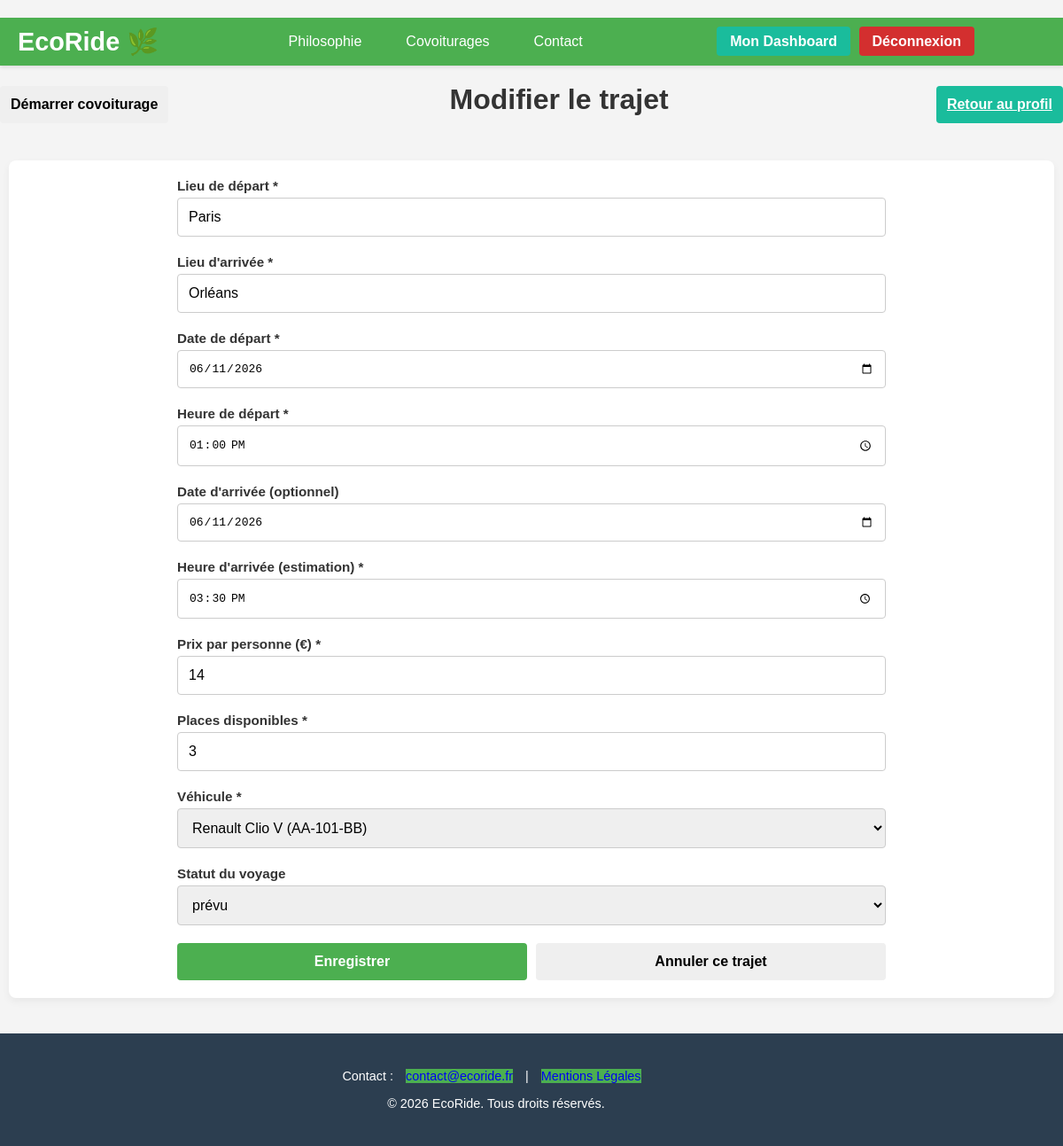
Page /public/index.php?p=trajets.edit&id=11 (signed in) on the committed database.
### tables this page shows
CREATE TABLE IF NOT EXISTS `covoiturage` (
  `covoiturage_id` INT NOT NULL AUTO_INCREMENT,
  `date_depart` DATE NOT NULL,
  `heure_depart` TIME NOT NULL,  
  `lieu_depart` VARCHAR(50) NOT NULL,
  `date_arrivee` DATE NULL,
  `heure_arrivee` TIME NULL,	 
  `lieu_arrivee` VARCHAR(50) NOT NULL,
  `statut_covoiturage_id` INT NOT NULL,  
  `avis_covoiturage_id` INT NULL,  
  `nb_place` INT NOT NULL,
  `prix_personne` FLOAT NOT NULL,
  `voiture_id` INT NOT NULL,  
  PRIMARY KEY (`covoiturage_id`),
  INDEX `fk_covoiturage_voiture_utilise_idx` (`voiture_id` ASC),
  INDEX `fk_statut_covoiturage_idx` (`statut_covoiturage_id` ASC),
  INDEX `fk_avis_covoiturage_idx` (`avis_covoiturage_id` ASC),
  CONSTRAINT `fk_covoiturage_voiture_utilise`
    FOREIGN KEY (`voiture_id`)
    REFERENCES `voiture` (`voiture_id`),
  CONSTRAINT `fk_statut_covoiturage_id`
    FOREIGN KEY (`statut_covoiturage_id`)
    REFERENCES `statut_covoiturage` (`statut_covoiturage_id`),
  CONSTRAINT `fk_avis_covoiturage_id`
    FOREIGN KEY (`avis_covoiturage_id`)
    REFERENCES `avis_covoiturage` (`avis_covoiturage_id`)
);

CREATE TABLE IF NOT EXISTS `voiture` (
  `voiture_id` INT NOT NULL AUTO_INCREMENT,
  `modele` VARCHAR(50) NOT NULL,
  `immatriculation` VARCHAR(50) NOT NULL UNIQUE,
  `energie` VARCHAR(50) NOT NULL,
  `couleur` VARCHAR(50) NULL,
  `date_premiere_immatriculation` VARCHAR(50) NULL,  
  `marque_id` INT NOT NULL,  
  `utilisateur_id` INT NOT NULL,
  PRIMARY KEY (`voiture_id`),
  INDEX `fk_voiture_marque_detient_idx` (`marque_id` ASC),
  INDEX `fk_voiture_utilisateur_idx` (`utilisateur_id` ASC),
  CONSTRAINT `fk_voiture_marque_detient`
    FOREIGN KEY (`marque_id`)
    REFERENCES `marque` (`marque_id`),
  CONSTRAINT `fk_voiture_utilisateur` 
	FOREIGN KEY (`utilisateur_id`) 
    REFERENCES `utilisateur` (`utilisateur_id`)
);

CREATE TABLE IF NOT EXISTS `marque` (
  `marque_id` INT NOT NULL AUTO_INCREMENT,
  `libelle` VARCHAR(50) NOT NULL UNIQUE,
  PRIMARY KEY (`marque_id`)
);

### core/Controller/Controller.php (called while the page is built, shortened)
<?php
class Controller
{
    protected $viewPath;
    protected function render($view, $variables = [])
    {
        extract($variables);
        require($this->viewPath . str_replace('.', '/', $view) . '.php');
    }
}

### app/Controller/TrajetsController.php (called while the page is built, shortened)
<?php
class TrajetsController extends AppController
{
    public function edit()
    {
        $id = intval($_GET['id']);
        $trajet = $this->Covoiturage->findWithDetails($id);
        $voitures = $this->Voiture->getVoituresByUserId($_SESSION['auth']);
        $statuts = $this->Covoiturage->getListStatuts();
        $this->render('trajets.nouveau.edit', compact('form', 'trajet', 'voitures', 'statuts'));
    }
}

### core/Model/Model.php (called while the page is built, shortened)
<?php
class Model
{
    protected $db;
    public function __construct(Database $db)
    {
        $this->db = $db;
    }
    public function query($statement, $attributes = null, $one = false)
    {
        $classe_name = str_replace('Model', 'Entity', get_class($this));
        if ($attributes) {
            return $this->db->prepare(
                $statement,
                $attributes,
                $classe_name,
                $one
            );
        } else {
            return $this->db->query(
                $statement,
                $classe_name,
                $one
            );
        }
    }
}

### core/Database/MysqlDatabase.php (called while the page is built, shortened)
<?php
class MysqlDatabase extends Database
{
    private $dbname;
    private $dbusername;
    private $dbpassword;
    private $dbhost;
    private $pdo;
    public function __construct($dbname = '', $dbusername = 'root', $dbpassword = '', $dbhost = 'localhost')
    {
        $this->dbname = $dbname;
        $this->dbusername = $dbusername;
        $this->dbpassword = $dbpassword;
        $this->dbhost = $dbhost;
    }
    private function getPdo()
    {
        if ($this->pdo === null) {
            $dns = 'mysql:host=' . $this->dbhost . ';dbname=' . $this->dbname;
            $pdo = new PDO($dns, $this->dbusername, $this->dbpassword);
            $pdo->setAttribute(PDO::ATTR_ERRMODE, PDO::ERRMODE_EXCEPTION);
            $this->pdo = $pdo;
        }
        return $this->pdo;
    }
    public function query($statement, $class_name = null, $one = false)
    {
        $req = $this->getPdo()->query($statement);
        if ($class_name === null) {
            $req->setFetchMode(PDO::FETCH_OBJ);
        } else {
            $req->setFetchMode(PDO::FETCH_CLASS, $class_name);
        }
        if ($one) {
            $datas = $req->fetch();
        } else {
            $datas = $req->fetchAll();
        }
        return $datas;
    }
    public function prepare($statement, $attributes, $class_name = null, $one = false)
    {
        $req = $this->getPdo()->prepare($statement);
        $res = $req->execute($attributes);
        if ($class_name === null) {
            $req->setFetchMode(PDO::FETCH_OBJ);
        } else {
            $req->setFetchMode(PDO::FETCH_CLASS, $class_name);
        }
        if ($one) {
            $datas = $req->fetch();
        } else {
            $datas = $req->fetchAll();
        }
        return $datas;
    }
}

### app/Model/CovoiturageModel.php (called while the page is built, shortened)
<?php
class CovoiturageModel extends Model
{
    public function findWithDetails($covoiturage_id)
    {
        $covoiturage = $this->query(
            "select
                c.covoiturage_id,
                c.statut_covoiturage_id,
                c.date_depart,
                c.heure_depart,
                c.lieu_depart,
                c.date_arrivee,
                c.heure_arrivee,
                c.lieu_arrivee,
                s.libelle as statut,
                c.nb_place,
                c.prix_personne,
                c.voiture_id,
                u.pseudo,
                u.utilisateur_id,
                v.energie,
                v.modele,
                v.couleur,
                m.libelle as marque
            from covoiturage c
            join voiture v on (v.voiture_id = c.voiture_id)
            join utilisateur u on (u.utilisateur_id = v.utilisateur_id)
            join marque m on (m.marque_id = v.marque_id)
            join statut_covoiturage s on (c.statut_covoiturage_id = s.statut_covoiturage_id)
            where c.covoiturage_id = ?",
            [$covoiturage_id],
            true
        );
        $avis = $this->query(
            "select
                a.avis_id,
                n.libelle as note,
                a.commentaire,
                sa.libelle as statut
            from avis a
            join utilisateur u on (u.utilisateur_id = a.utilisateur_id)
            join statut_avis sa on (a.statut_avis_id = sa.statut_avis_id)
            join note n on (a.note_id = n.note_id)
            where a.utilisateur_id = ?
            order by a.avis_id desc
            limit 10",
            [$covoiturage->utilisateur_id]
        );
        $covoiturage->avis = $avis ?? [];
        return $covoiturage;
    }
    public function getListStatuts()
    {
        return $this->query("SELECT * FROM statut_covoiturage");
    }
}

### app/Autoloader.php (called while the page is built, shortened)
<?php
class Autoloader
{
    static function fautoload($class)
    {
        if (strpos($class, __NAMESPACE__) === 0) {
            $class = str_replace(__NAMESPACE__ . '\\', '', $class);
            $class = str_replace('\\', '/', $class);
        }
    }
}

### app/Model/VoitureModel.php (called while the page is built, shortened)
<?php
class VoitureModel extends Model
{
    protected $table = 'voiture';
    public function getVoituresByUserId($utilisateur_id)
    {
        return $this->query(
            "SELECT
                v.*,
                m.libelle as marque
            FROM {$this->table} v
            JOIN marque m ON v.marque_id = m.marque_id
            WHERE v.utilisateur_id = ?",
            [$utilisateur_id]
        );
    }
}

### app/Views/trajets/nouveau/edit.php (the view, shortened to what this page needs)
    <div class="presentation-content">
        <div class="dashboard-header" style="background: none; color: inherit; padding: 0; box-shadow: none; display: flex; justify-content: space-between; align-items: center;">
            <?php if (in_array($trajet->statut_covoiturage_id, [2, 3])): ?>
                <form action="index.php?p=covoiturages.start" method="POST" style="display:inline;">
                    <button type="submit" class="btn btn-success" style="margin-right: 15px;">Démarrer covoiturage</button>
                </form>
            <?php
            else: ?>
                <div style="width: 1px;"></div>
            <?php endif; ?>
            <h1>Modifier le trajet</h1>
            <a href="index.php?p=utilisateurs.profile.index" class="btn btn-secondary">Retour au profil</a>
        </div>
    </div>
<section class="presentation-section">
    <div class="presentation-content">
        <form action="index.php?p=trajets.update" method="POST" class="form-utilisateurs" style="text-align: left; max-width: 800px; margin: 0 auto;">
            <div class="form-group-row">
                <div class="form-group">
                    <label for="lieu_depart">Lieu de départ *</label>
                    <input type="text" id="lieu_depart" name="lieu_depart" class="form-control" value="<?= htmlspecialchars($trajet->lieu_depart) ?>" required>
                </div>
                <div class="form-group">
                    <label for="lieu_arrivee">Lieu d'arrivée *</label>
                    <input type="text" id="lieu_arrivee" name="lieu_arrivee" class="form-control" value="<?= htmlspecialchars($trajet->lieu_arrivee) ?>" required>
                </div>
            </div>
            <div class="form-group-row">
                <div class="form-group">
                    <label for="date_depart">Date de départ *</label>
                    <input type="date" id="date_depart" name="date_depart" class="form-control" value="<?= $trajet->date_depart ?>" required>
                </div>
                <div class="form-group">
                    <label for="heure_depart">Heure de départ *</label>
                    <input type="time" id="heure_depart" name="heure_depart" class="form-control" value="<?= substr($trajet->heure_depart, 0, 5) ?>" required>
                </div>
            </div>
             <div class="form-group-row">
                <div class="form-group">
                    <label for="date_arrivee">Date d'arrivée (optionnel)</label>
                    <input type="date" id="date_arrivee" name="date_arrivee" class="form-control" value="<?= $trajet->date_arrivee ?>">
                </div>
                <div class="form-group">
                    <label for="heure_arrivee">Heure d'arrivée (estimation) *</label>
                    <input type="time" id="heure_arrivee" name="heure_arrivee" class="form-control" value="<?= substr($trajet->heure_arrivee, 0, 5) ?>" required>
                </div>
            </div>
            <div class="form-group-row">
                <div class="form-group">
                    <label for="prix_personne">Prix par personne (€) *</label>
                    <input type="number" id="prix_personne" name="prix_personne" class="form-control" value="<?= intval($trajet->prix_personne) ?>" min="0" step="1" required>
                </div>
                <div class="form-group">
                    <label for="nb_place">Places disponibles *</label>
                    <input type="number" id="nb_place" name="nb_place" class="form-control" value="<?= $trajet->nb_place ?>" min="1" max="9" required>
                </div>
            </div>
            <div class="form-group-row">
                <div class="form-group">
                    <label for="voiture_id">Véhicule *</label>
                    <select id="voiture_id" name="voiture_id" class="form-control" required>
                        <?php foreach ($voitures as $voiture): ?>
                            <option value="<?= $voiture->voiture_id ?>" <?= $voiture->voiture_id == $trajet->voiture_id ? 'selected' : '' ?>>
                                <?= htmlspecialchars($voiture->marque . ' ' . $voiture->modele . ' (' . $voiture->immatriculation . ')') ?>
                            </option>
                        <?php endforeach; ?>
                    </select>
                </div>
                <div class="form-group">
                    <label for="statut_covoiturage_id">Statut du voyage</label>
                    <select id="statut_covoiturage_id" name="statut_covoiturage_id" class="form-control">
                        <?php foreach ($statuts as $statut): ?>
                            <option value="<?= $statut->statut_covoiturage_id ?>" <?= (isset($trajet->statut) && $trajet->statut == $statut->libelle) ? 'selected' : '' ?>>
                                <?= htmlspecialchars($statut->libelle) ?>
                            </option>
                        <?php endforeach; ?>
                    </select>
                </div>
            </div>
            <div class="form-buttons">
                <button type="submit" class="btn btn-primary">Enregistrer</button>
                <button type="button" class="btn btn-danger" onclick="confirmCancel()">Annuler ce trajet</button>
            </div>
        </form>
    </div>
</section>

### rows in the picture
covoiturage: lieu_depart "Paris", lieu_arrivee "Orléans", date_depart "06/11/2026", heure_depart "13:00", date_arrivee "06/11/2026", heure_arrivee "15:30", prix_personne "14", nb_place "3", voiture_id "Renault Clio V (AA-101-BB)"

### other values in the picture
form field statut_covoiturage_id "prévu"
